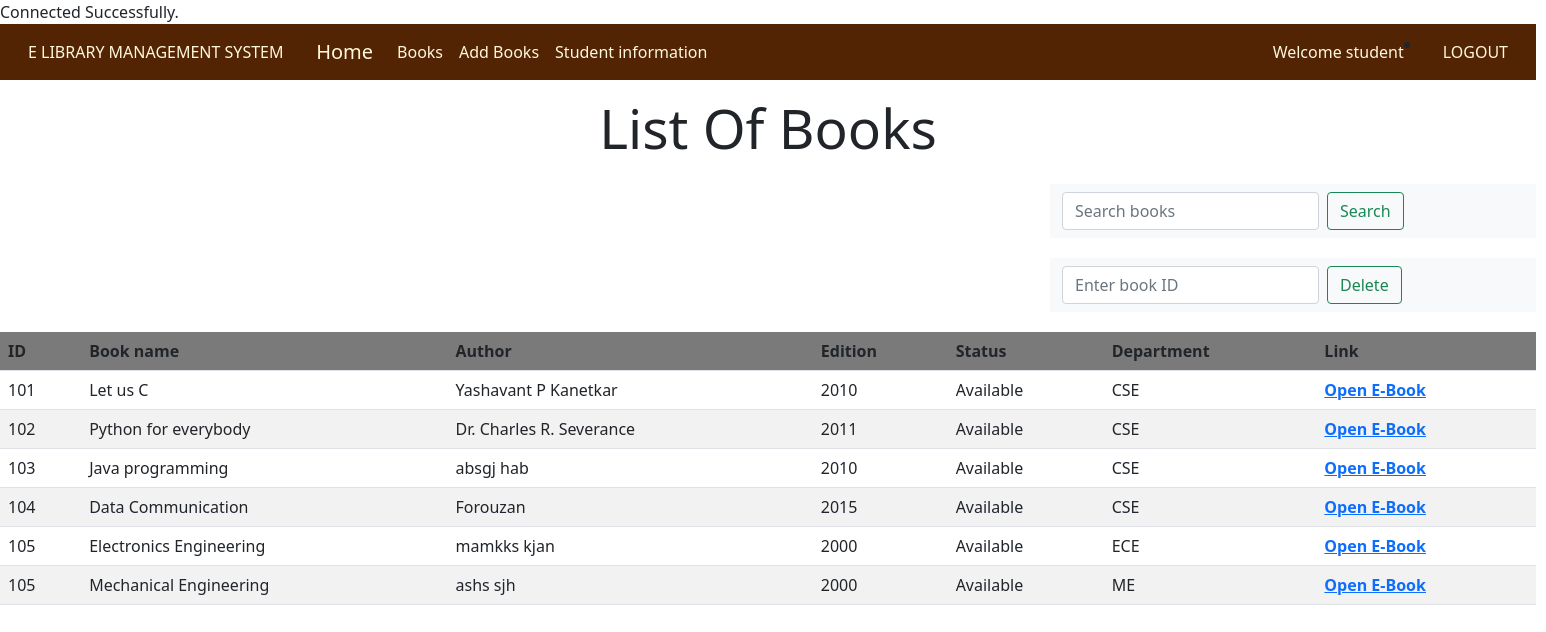
/admin/books.php (signed in), run on the app's committed database.
### tables this page shows
CREATE TABLE `books` (
  `bid` int(100) NOT NULL,
  `Name` varchar(100) NOT NULL,
  `Authors` varchar(100) NOT NULL,
  `Edition` int(100) NOT NULL,
  `Status` varchar(100) NOT NULL,
  `Department` varchar(100) NOT NULL,
  `link` varchar(100) NOT NULL
);

### admin/books.php (the view, shortened to what this page needs)
<?php
  include "connection.php";
  include "navbar.php";
?>
<!DOCTYPE html>
<html lang="en">
<head>
</head>
<body >
    <h3 style="text-align: center; font-size: 55px; padding-bottom: 15px; padding-top: 15px">List Of Books</h3>
    <div class="search">
    <nav class="navbar navbar-light bg-light">
  <div class="container-fluid">
    <form class="d-flex" method ="post">
      <input class="form-control me-2" type="text" placeholder="Search books" aria-label="Search" name="search" required>
      <button class="btn btn-outline-success" type="submit" name="submit">Search</button>
    </form>
  </div>
  </div>
<div class="search">
    <nav class="navbar navbar-light bg-light">
  <div class="container-fluid">
    <form class="d-flex" method ="post">
      <input class="form-control me-2" type="text" placeholder="Enter book ID" aria-label="Search" name="bid" required>
      <button class="btn btn-outline-success" type="submit" name="Delete">Delete</button>
    </form>
  </div>
  </div>
    <?php
         if(isset($_POST['submit']))
         {
            $q= mysqli_query($db, "SELECT * FROM books where Name LIKE '%$_POST[search]%' ");
            if(mysqli_num_rows($q) == 0 )
            {
              echo "Sorry! No book found. Try searching again.";
            }
            else
            {
              echo "<table class= 'table table-striped table-hover' >";
          echo "<tr style = 'background-color: grey;'>";
        echo "<th>"; echo "ID"; echo"</th>";
        echo "<th>"; echo "Book name"; echo"</th>";
        echo "<th>"; echo "Author"; echo"</th>";
        echo "<th>"; echo "Edition"; echo"</th>";
        echo "<th>"; echo "Status"; echo"</th>";
        echo "<th>"; echo "Department"; echo"</th>";
        echo "<th>"; echo "Link"; echo"</th>";
          echo"</tr>";
    while ($row = mysqli_fetch_assoc($q))
       {
        echo "<tr>";
        echo "<td>".$row['bid']."</td>";
        echo "<td>".$row['Name']."</td>";
        echo "<td>".$row['Authors']."</td>";
        echo "<td>".$row['Edition']."</td>";
        echo "<td>".$row['Status']."</td>";
        echo "<td>".$row['Department']."</td>";
        echo "<td><a href='".$row['link']."'><b>Open E-Book</b></a></td>";
        echo "</tr>";
       }
       echo"</table>";
            }
         }
         else {
          $result=mysqli_query($db, "SELECT * FROM books");
          echo "<table class= 'table table-striped table-hover' >";
          echo "<tr style = 'background-color: grey;'>";
              echo "<th>"; echo "ID"; echo"</th>";
              echo "<th>"; echo "Book name"; echo"</th>";
              echo "<th>"; echo "Author"; echo"</th>";
              echo "<th>"; echo "Edition"; echo"</th>";
              echo "<th>"; echo "Status"; echo"</th>";
              echo "<th>"; echo "Department"; echo"</th>";
              echo "<th>"; echo "Link"; echo"</th>";
          echo"</tr>";
          while ($row = mysqli_fetch_assoc($result))
             {
              echo "<tr>";
              echo "<td>".$row['bid']."</td>";
              echo "<td>".$row['Name']."</td>";
              echo "<td>".$row['Authors']."</td>";
              echo "<td>".$row['Edition']."</td>";
              echo "<td>".$row['Status']."</td>";
              echo "<td>".$row['Department']."</td>";
              echo "<td><a href='".$row['link']."'><b>Open E-Book</b></a></td>";
              echo "</tr>";
             }
            }
              ?>
  </body>
</html>

### admin/style.css (style rules this page uses)
html, body, div, span, object, iframe, h1, h2, h3, h4, h5, h6, p, blockquote, pre, abbr, address, cite, code, del, dfn, em, img, ins, kbd, q, samp, small, strong, sub, sup, var, b, i, dl, dt, dd, ol, ul, li, fieldset, form, label, legend, table, caption, tbody, tfoot, thead, tr, th, td, article, aside, canvas, details, figcaption, figure, footer, header, hgroup, menu, nav, section, summary, time, mark, audio, video { margin:0; padding:0; border:0; outline:0; font-size:100%; vertical-align:baseline; background:transparent; }
body { line-height:1; }
article,aside,details,figcaption,figure, footer,header,hgroup,menu,nav,section { display:block; }
a { margin:0; padding:0; font-size:100%; vertical-align:baseline; background:transparent; }
table { border-collapse:collapse; border-spacing:0; }
input, select { vertical-align:middle; }

### admin/books.php (style rules this page uses)
.search { padding-left :1050px; padding-bottom:20px; }

### data on the page
books: bid "101", Name "Let us C", Authors "Yashavant P Kanetkar", Edition "2010", Status "Available", Department "CSE"
books: bid "102", Name "Python for everybody", Authors "Dr. Charles R. Severance", Edition "2011", Status "Available", Department "CSE"
books: bid "103", Name "Java programming", Authors "absgj hab", Edition "2010", Status "Available", Department "CSE"
books: bid "104", Name "Data Communication", Authors "Forouzan", Edition "2015", Status "Available", Department "CSE"
books: bid "105", Name "Electronics Engineering", Authors "mamkks kjan", Edition "2000", Status "Available", Department "ECE"
books: bid "105", Name "Mechanical Engineering", Authors "ashs sjh", Edition "2000", Status "Available", Department "ME"

### other printed values
$_SESSION['login_user'] "student"
